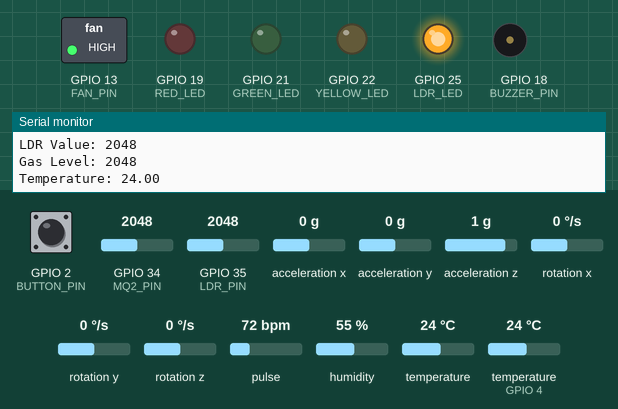
A sketch run on a simulated ESP32. Parts: switched loads named in the sketch (green lamp = pin HIGH), output pins drawn as LEDs (lit = HIGH), buzzer (waves = sounding), the last lines printed to the serial monitor. The test bench sets the inputs (shaded band); at power-on: temperature (sensor on GPIO 4) 24 °C, acceleration z 1 g, GPIO 2 (BUTTON_PIN) HIGH, GPIO 34 (MQ2_PIN) = 2048, GPIO 35 (LDR_PIN) = 2048, acceleration x 0 g, acceleration y 0 g, rotation x 0 °/s, rotation y 0 °/s, rotation z 0 °/s, pulse 72 bpm, humidity 55 %, temperature 24 °C. WiFi joins after 1.5 s; servers stay silent unless stated; the modem accepts every AT command (registered, SIM ready, sends succeed) and sends nothing else; web services answer with replies made up by the test bench; pins used as bus, display or sensor lines are not drawn.

Above: at 11.2 s.
11.3 s: temperature (sensor on GPIO 4) set to 29 °C
16.7 s: temperature (sensor on GPIO 4) set to 32 °C
At 18.53 s:
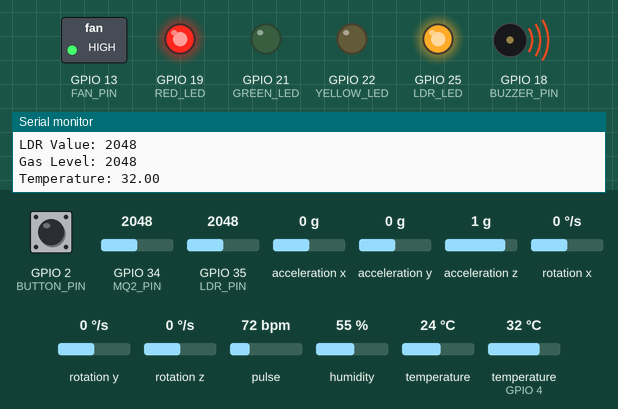
20.6 s: acceleration z set to 0.5 g
24.1 s: acceleration z set to 0.2 g
At 24.7 s:
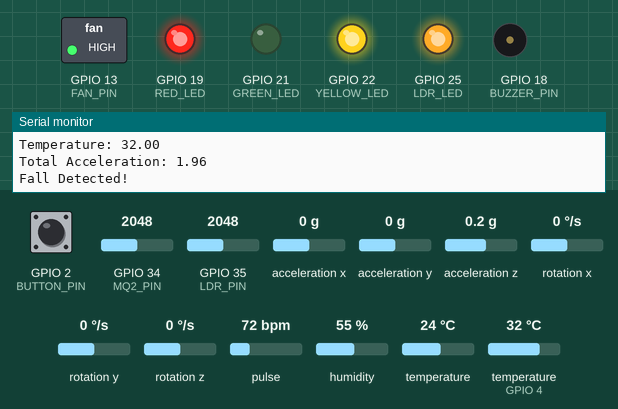
Timing chart, 0 to 26.6 s (numbered marks = the images above; inputs shaded):
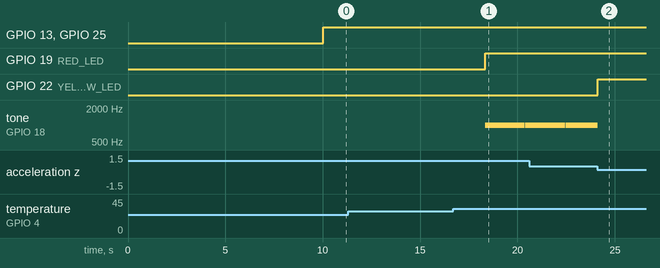

Measured:
- the behaviour switches between 30 and 31 °C on temperature (sensor on GPIO 4) (found by bisection; images 0 and 1)
- the behaviour switches between 0.4 and 0.3 g on acceleration z (found by bisection; images 1 and 2)
- after the input at 16.7 s, GPIO 19 (RED_LED): LOW → HIGH after 1.6 s; tone on GPIO 18 (BUZZER_PIN): silent → 1000 Hz after 1.6 s, → silent 2.0 s later, → 1000 Hz 0.03 s later
- after the input at 24.1 s, GPIO 22 (YELLOW_LED): LOW → HIGH at once

The sketch:

helmet_code.ino
```cpp
#include <Wire.h>
#include <Adafruit_MPU6050.h>
#include <Adafruit_Sensor.h>
#include <DHT.h>
#include <PulseSensorPlayground.h>
#include <WiFi.h>
#include <HTTPClient.h>
#include <math.h>
#include <SoftwareSerial.h> // For GPRS communication

// Wi-Fi credentials
const char* ssid = "OneXXXXX"; // Enter your hotspot name here
const char* password = "bXXXXXX"; // Enter you hotspot password here

// Twilio credentials
// Enter your Twilio Credentials here
const char* accountSID = "ACcc82XXXXXXXXXXXXXXXXXXXXX";
const char* authToken = "45bXXXXXXXXXXXXXXXXX";
const char* twilioNumber = "+125XXXXXXXX";
const char* recipientNumber = "+918XXXXXX"; // Enter the Phone number you want to receive the SMS on

// ThingSpeak API Key and URL
const char* thingSpeakAPIKey = "QXIBQXXXXXXXXXX"; // Enter your ThingSpeak API Key here
const char* thingSpeakURL = "http://api.thingspeak.com/update";

// GPRS Module Pins and Configuration
#define RX_PIN 16
#define TX_PIN 17
SoftwareSerial gprsSerial(RX_PIN, TX_PIN); // SIM800 module pins
#define BAUD_RATE 9600

// Pin Definitions
#define SDA_PIN 26
#define SCL_PIN 27
#define PULSE_PIN 32
#define LDR_PIN 35
#define BUZZER_PIN 18
#define RED_LED 19
#define GREEN_LED 21
#define YELLOW_LED 22
#define FAN_PIN 13
#define LDR_LED 25
#define DHT_PIN 4
#define MQ2_PIN 34
#define BUTTON_PIN 2

// Thresholds
#define LIGHT_THRESHOLD 2000
#define GAS_THRESHOLD 2920
#define TEMP_THRESHOLD 30
#define FALL_THRESHOLD 3.0
const unsigned long SOS_TIMEOUT = 10000;

// Sensor Objects
Adafruit_MPU6050 mpu;
DHT dht(DHT_PIN, DHT11);
PulseSensorPlayground pulseSensor;

// Data fields for ThingSpeak
float temperature = 0.0;
int heartbeat = 0;
int gasLevel = 0;

// Time tracking
unsigned long lastUpdateTime = 0;
const unsigned long updateInterval = 15000; // 15 seconds

void setup() {
  Serial.begin(115200);

  // Initialize I2C
  Wire.begin(SDA_PIN, SCL_PIN);

  // Pin Modes
  pinMode(BUZZER_PIN, OUTPUT);
  pinMode(RED_LED, OUTPUT);
  pinMode(GREEN_LED, OUTPUT);
  pinMode(YELLOW_LED, OUTPUT);
  pinMode(FAN_PIN, OUTPUT);
  pinMode(LDR_LED, OUTPUT);
  pinMode(BUTTON_PIN, INPUT_PULLUP);
  pinMode(LDR_PIN, INPUT);
  pinMode(MQ2_PIN, INPUT);

  // Initialize all sensors
  initializeMPU();
  initializePulseSensor();
  initializeWiFi();
  initializeGPRS();
  dht.begin();

  Serial.println("All systems initialized!");
}

void loop() {
  // Read sensors
  readMPUData();
  readPulseSensor();
  readEnvironmentalSensors();

  // Send data to ThingSpeak every 15 seconds
  if (millis() - lastUpdateTime > updateInterval) {
    sendDataToThingSpeak();
    lastUpdateTime = millis();
  }

  delay(200); // Short delay for system stability
}

void initializeMPU() {
  if (!mpu.begin()) {
    Serial.println("Failed to find MPU6050 chip");
    while (1) {
      delay(10);
    }
  }
  mpu.setAccelerometerRange(MPU6050_RANGE_2_G);
  mpu.setGyroRange(MPU6050_RANGE_250_DEG);
  mpu.setFilterBandwidth(MPU6050_BAND_21_HZ);
  Serial.println("MPU6050 Initialized!");
}

void initializePulseSensor() {
  pulseSensor.analogInput(PULSE_PIN);
  pulseSensor.setThreshold(550);
  if (pulseSensor.begin()) {
    Serial.println("Pulse sensor initialized.");
  }
}

void initializeWiFi() {
  Serial.print("Connecting to Wi-Fi");
  WiFi.begin(ssid, password);
  while (WiFi.status() != WL_CONNECTED) {
    delay(500);
    Serial.print(".");
  }
  Serial.println("\nConnected to Wi-Fi");
}

void initializeGPRS() {
  gprsSerial.begin(BAUD_RATE);
  delay(1000);
  sendGPRSCommand("AT", "OK");
  sendGPRSCommand("AT+SAPBR=3,1,\"CONTYPE\",\"GPRS\"", "OK");
  sendGPRSCommand("AT+SAPBR=3,1,\"APN\",\"981XXXXXXXX\"", "OK"); // Enter your Mobile number here
  sendGPRSCommand("AT+SAPBR=1,1", "OK");
  sendGPRSCommand("AT+HTTPINIT", "OK");
  Serial.println("GPRS Initialized!");
}

void sendGPRSCommand(const char* command, const char* response) {
  gprsSerial.println(command);
  delay(500);
  String reply = gprsSerial.readString();
  if (reply.indexOf(response) != -1) {
    Serial.println(command);
  } else {
    Serial.println("GPRS Command Failed!");
  }
}

void readMPUData() {
  sensors_event_t a, g, temp;
  mpu.getEvent(&a, &g, &temp);

  float totalAccel = sqrt(pow(a.acceleration.x, 2) +
                         pow(a.acceleration.y, 2) +
                         pow(a.acceleration.z, 2));

  Serial.print("Total Acceleration: ");
  Serial.println(totalAccel);

  if (totalAccel < FALL_THRESHOLD) {
    handleFallDetection();
  }
}

void readPulseSensor() {
  heartbeat = pulseSensor.getBeatsPerMinute();
  if (heartbeat > 0) {
    Serial.print("Heartbeat: ");
    Serial.print(heartbeat);
    Serial.println(" BPM");
  }
}

void readEnvironmentalSensors() {
  // LDR Sensor
  int ldrValue = analogRead(LDR_PIN);
  Serial.print("LDR Value: ");
  Serial.println(ldrValue);
  digitalWrite(LDR_LED, ldrValue > LIGHT_THRESHOLD ? HIGH : LOW);

  // MQ2 Gas Sensor
  gasLevel = analogRead(MQ2_PIN);
  Serial.print("Gas Level: ");
  Serial.println(gasLevel);
  if (gasLevel > GAS_THRESHOLD) {
    handleGasAlert();
  } else {
    digitalWrite(GREEN_LED, LOW);
    digitalWrite(FAN_PIN, HIGH);
  }

  // DHT Temperature Sensor
  temperature = dht.readTemperature();
  Serial.print("Temperature: ");
  Serial.println(temperature);
  if (temperature > TEMP_THRESHOLD) {
    handleTemperatureAlert();
  } else {
    digitalWrite(RED_LED, LOW);
  }
}

void handleFallDetection() {
  Serial.println("Fall Detected!");
  digitalWrite(YELLOW_LED, HIGH);

  unsigned long startTime = millis();
  while (digitalRead(BUTTON_PIN) == HIGH) {
    digitalWrite(BUZZER_PIN, HIGH);
    if (millis() - startTime > SOS_TIMEOUT) {
      Serial.println("SOS Timeout - Sending Alert");
      sendSOSMessage();
      break;
    }
    delay(100);
  }

  digitalWrite(YELLOW_LED, LOW);
  digitalWrite(BUZZER_PIN, LOW);
}

void handleGasAlert() {
  digitalWrite(GREEN_LED, HIGH);
  digitalWrite(FAN_PIN, LOW);
  tone(BUZZER_PIN, 1000, 200);
}

void handleTemperatureAlert() {
  digitalWrite(RED_LED, HIGH);
  tone(BUZZER_PIN, 1000, 200);
}

void sendSOSMessage() {
  if (WiFi.status() == WL_CONNECTED) {
    HTTPClient http;
    String url = "https://api.twilio.com/2010-04-01/Accounts/" + String(accountSID) + "/Messages.json";
    String messageBody = "EMERGENCY: Fall detected in mining helmet! Immediate assistance required!";

    http.begin(url);
    http.setAuthorization(accountSID, authToken);
    http.addHeader("Content-Type", "application/x-www-form-urlencoded");

    String postData = "To=" + String(recipientNumber) +
                     "&From=" + String(twilioNumber) +
                     "&Body=" + messageBody;

    int httpResponseCode = http.POST(postData);

    if (httpResponseCode > 0) {
      Serial.print("Message sent. Response code: ");
      Serial.println(httpResponseCode);
    } else {
      Serial.print("Error sending message: ");
      Serial.println(http.errorToString(httpResponseCode).c_str());
    }

    http.end();
  } else {
    Serial.println("Wi-Fi disconnected. Cannot send SOS message.");
  }
}

void sendDataToThingSpeak() {
  if (WiFi.status() == WL_CONNECTED || gprsSerial.available()) {
    HTTPClient http;
    String url = String(thingSpeakURL) + "?api_key=" + thingSpeakAPIKey +
                 "&field1=" + String(temperature) +
                 "&field2=" + String(heartbeat) +
                 "&field3=" + String(gasLevel);

    http.begin(url);
    int httpResponseCode = http.GET();

    if (httpResponseCode > 0) {
      Serial.print("ThingSpeak response: ");
      Serial.println(httpResponseCode);
    } else {
      Serial.print("Error in ThingSpeak GET: ");
      Serial.println(http.errorToString(httpResponseCode).c_str());
    }

    http.end();
  } else {
    Serial.println("No network available to send data.");
  }
}
```
